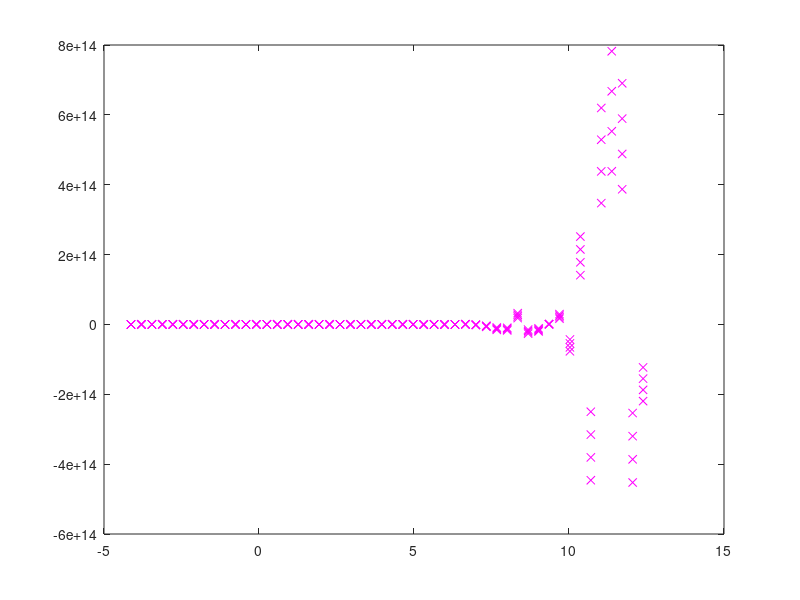

Reproduce this figure in MATLAB.
clear
% Definição dos valores de t
t = linspace(2.55, 4.55, 4);

% Definição dos valores de x
x = linspace(-4.13, 12.39, 50);

% Cálculo dos valores y para a curva atual
y = 9*sin(x.^1)*9.*cos(x.^10)*8*(t(1)^1)*8.*x.^10;
plot(x, y, 'xm');
hold on
y = 9*sin(x.^1)*9.*cos(x.^10)*8*(t(2)^1)*8.*x.^10;
plot(x, y, 'xm');
y = 9*sin(x.^1)*9.*cos(x.^10)*8*(t(3)^1)*8.*x.^10;
plot(x, y, 'xm');
y = 9*sin(x.^1)*9.*cos(x.^10)*8*(t(4)^1)*8.*x.^10;
plot(x, y, 'xm');
